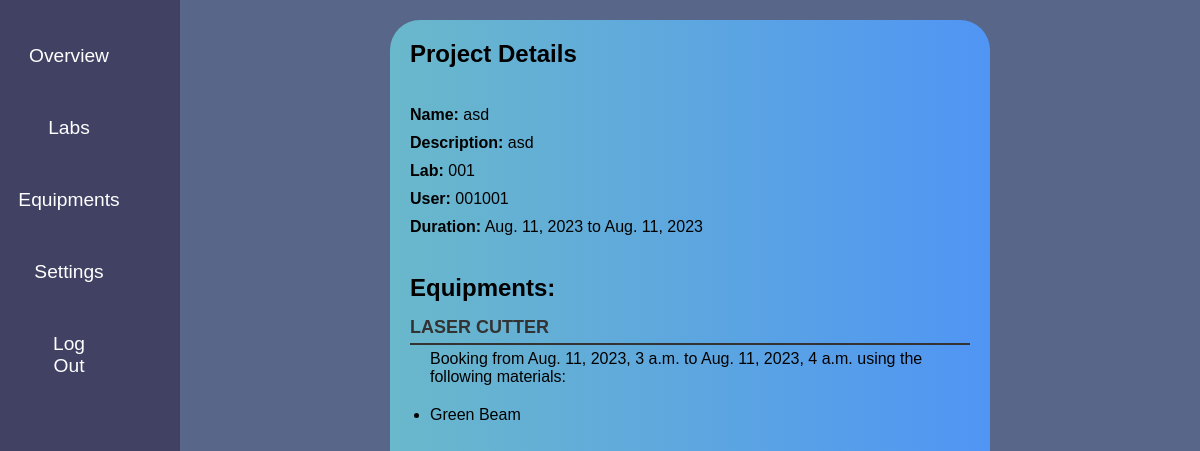
The app's page /s_confirmed_project_detail/47/ (signed in) with its own data.
### equ/models.py (models this page shows, shortened)
class Confirmed_Project(models.Model):
    name = models.CharField(max_length=100)
    description = models.TextField(max_length=400)
    lab = models.ForeignKey('Lab', on_delete=models.CASCADE, related_name='confirmed_projects')
    user = models.ForeignKey(User, on_delete=models.CASCADE)
    start_date = models.DateField(default=timezone.now)
    end_date = models.DateField(default=timezone.now)

class Lab(models.Model):
    name = models.CharField(max_length=100)
    lab_admin = models.ForeignKey(
        User,
        limit_choices_to={'groups__name': 'admin'},
        null=True,  # Set the default value to None
        on_delete=models.CASCADE,
        related_name='lab_admin_of'
    )
    def __str__(self):
        return self.name

class Confirmed_Booking(models.Model):
    equipment = models.ForeignKey(Equipment, on_delete=models.CASCADE)
    start_time = models.DateTimeField(default=timezone.now)
    end_time = models.DateTimeField(default=timezone.now)
    materials = models.ManyToManyField(Material)
    project = models.ForeignKey(Confirmed_Project, on_delete=models.CASCADE, null=True, blank=True,default=None)

class Equipment(models.Model):
    CONDITION_CHOICES = [
        ('Excellent', 'Excellent'),
        ('Good', 'Good'),
        ('Poor', 'Poor'),
        ('Bad', 'Bad'),
    ]
    name = models.CharField(max_length=100)
    lab = models.ForeignKey('Lab', on_delete=models.CASCADE, related_name='equipments')
    condition = models.CharField(max_length=20, choices=CONDITION_CHOICES, default='Good')
    def __str__(self):
        return self.name

class Material(models.Model):
    equipment = models.ForeignKey(Equipment, on_delete=models.CASCADE,null=True,blank=True,default=None)
    stock = models.IntegerField(null=True,blank=True)
    name = models.CharField(max_length=100)

### equ/views.py (the view)
# urls.py: path('s_confirmed_project_detail/<int:pk>/', views.s_confirmed_project_detail, name='s_confirmed_project_detail'),
@login_required
@superadmin_required
def s_confirmed_project_detail(request, pk):
    project = get_object_or_404(Confirmed_Project, pk=pk)
    bookings = Confirmed_Booking.objects.filter(project=project)
    context = {
        'project': project,
        'bookings': bookings
    }
    return render(request, 'equ/s_confirmed_project_detail.html', context)

### equ/views.py (called while the page is built)
def superadmin_required(function):
    decorator = user_passes_test(lambda user: user.groups.filter(name='superadmin').exists())
    return decorator(function)

### equ/templates/equ/s_confirmed_project_detail.html
{% extends "equ/s_base.html" %}
{% block content %}
  <div class="project-details">
    <h1>Project Details</h1>
    <br>
    <div class="project-info">
      <p><strong>Name:</strong> {{ project.name }}</p>
      <p><strong>Description:</strong> {{ project.description }}</p>
      <p><strong>Lab:</strong> {{ project.lab }}</p>
      <p><strong>User:</strong> {{ project.user }}</p>
      <p><strong>Duration:</strong> {{ project.start_date }} to {{ project.end_date }}</p>
    </div>
    <br>
    <h2>Equipments:</h2>
    <div class="equipment-list">
      {% for booking in bookings %}
      <div class="booking">
        <p class="equipment-name">{{ booking.equipment }}</p>
        <p class="booking-details">
          Booking from {{ booking.start_time }} to {{ booking.end_time }} using the following materials:
        </p>
        <ul class="material-list">
          {% for material in booking.materials.all %}
          <li>{{ material.name }}</li>
          {% endfor %}
        </ul>
      </div>
      {% endfor %}
    </div>
  </div>
{% endblock content %}

### static/css/style.css (style rules this page uses)
:root { --primary:rgb(65 65 100); --secondary:rgb(97, 97, 131); }
* { box-sizing: border-box; margin: 0; padding: 0; font-family: Arial, Helvetica, sans-serif; }
ul { list-style: none; }
.project-details h1 { font-size: 24px; margin-bottom: 20px; }
.project-info { margin-bottom: 20px; }
.project-info p { margin-bottom: 10px; }
.equipment-list { margin-bottom: 20px; }
.booking { margin-bottom: 10px; margin-right: 40px; }
.equipment-name { font-weight: bold; margin-bottom: 5px; font-size: 18px; color: #333; text-transform: uppercase; border-bottom: 1px solid #333; padding-bottom: 5px; }
.booking-details { padding-bottom: 10px; margin-right: 40px; }
.material-list { margin-top: 5px; list-style: disc; }
.material-list li { margin-bottom: 5px; }
.project-details { width: 100%; height: 100%; }
.booking { margin: 15px 0; }
.equipment-name { font-weight: bold; margin-bottom: 5px; font-size: 18px; color: #333; text-transform: uppercase; border-bottom: 2px solid #333; padding-bottom: 5px; }
.booking-details { margin-left: 20px; }
.material-list { margin-top: 10px; margin-left: 20px; list-style: disc; }

### records on screen
Confirmed_Project: name "asd", description "asd", lab "001", user "001001", start_date "Aug. 11, 2023", end_date "Aug. 11, 2023"
Confirmed_Booking: equipment "LASER CUTTER", start_time "Aug. 11, 2023, 3 a.m.", end_time "Aug. 11, 2023, 4 a.m."
Material: name "Green Beam"
